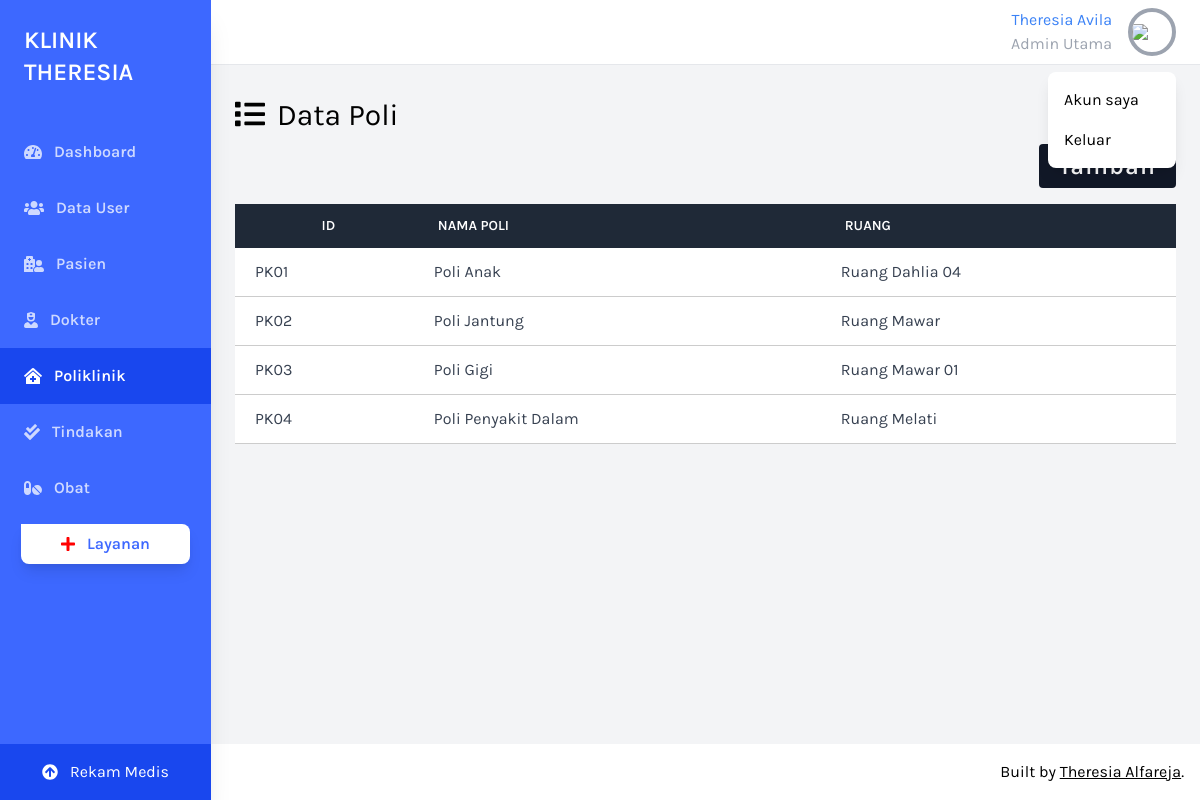
/data_poliklinik.php (signed in), run on the app's committed database.
### tables this page shows
CREATE TABLE `tb_user` (
  `id_user` int(10) NOT NULL,
  `username` varchar(30) NOT NULL,
  `nama_lengkap_user` varchar(30) NOT NULL,
  `level_user` enum('Admin Utama','Operator','Kasir','Apoteker') NOT NULL,
  `alamat_user` text NOT NULL,
  `nomor_telepon_user` varchar(13) NOT NULL,
  `password` varchar(30) NOT NULL,
  `tgl_daftar` timestamp NOT NULL DEFAULT current_timestamp() ON UPDATE current_timestamp()
);

CREATE TABLE `tb_poliklinik` (
  `id_poli` varchar(255) NOT NULL,
  `nama_poli` varchar(30) NOT NULL,
  `nama_ruang` varchar(40) NOT NULL
);

### data_poliklinik.php (the view, shortened to what this page needs)
<?php
require 'koneksi.php';
require 'cek_login.php';
?>
<!DOCTYPE html>
<html lang="en">
<head>
    <link href="https://unpkg.com/tailwindcss/dist/tailwind.min.css" rel="stylesheet">
</head>
<body class="bg-gray-100 font-family-karla flex">
    <aside class="relative bg-sidebar h-screen w-64 hidden sm:block shadow-xl">
        <div class="p-6">
            <a href="Dashboard.php" class=" mb-5 text-white text-2xl font-semibold uppercase hover:text-gray-300">Klinik Theresia</a>
        </div>
        <nav class="text-white text-base font-semibold pt-3">
            <a href="Dashboard.php" class="flex items-center text-white opacity-75 hover:opacity-100 py-4 pl-6 nav-item">
                <i class="fas fa-tachometer-alt mr-3"></i>
                Dashboard
            </a>
            <a href="data_user.php" class="flex items-center text-white opacity-75 hover:opacity-100 py-4 pl-6 nav-item">
                <i class="fas fa-users mr-3"></i>
                Data User
            </a>
            <a href="data_pasien.php" class="flex items-center text-white opacity-75 hover:opacity-100 py-4 pl-6 nav-item">
                <i class="fas fa-hospital-user mr-3"></i>
                Pasien
            </a>
            <a href="data_dokter.php" class="flex items-center text-white opacity-75 hover:opacity-100 py-4 pl-6 nav-item">
                <i class="fas fa-user-nurse mr-3"></i>
                Dokter
            </a>
            <a href="data_poliklinik.php" class="flex items-center active-nav-link text-white py-4 pl-6 nav-item">
                <i class="fas fa-clinic-medical mr-3"></i>
                Poliklinik
            </a>
            <a href="data_tindakan.php" class="flex items-center text-white opacity-75 hover:opacity-100 py-4 pl-6 nav-item">
                <i class="fas fa-check-double mr-3"></i>
                Tindakan
            </a>
            <a href="data_obat.php" class="flex items-center text-white opacity-75 hover:opacity-100 py-4 pl-6 nav-item">
                <i class="fas fa-pills mr-3"></i>
                Obat
            </a>
        </nav>
           <center>
            <a href="data_layanan.php" class="w-full bg-white cta-btn font-semibold py-2 mt-2 rounded-br-lg rounded-bl-lg rounded-tr-lg shadow-lg hover:shadow-xl hover:bg-gray-300 flex items-center justify-center" style="width: 80%;">
                <i class="fas fa-plus mr-3" style="color: red;"></i> Layanan
            </a>
        </center>
        <a href="rekam_medis.php" class="absolute w-full upgrade-btn bottom-0 active-nav-link text-white flex items-center justify-center py-4">
            <i class="fas fa-arrow-circle-up mr-3"></i>
            Rekam Medis
        </a>
    </aside>
    <div class="w-full flex flex-col h-screen overflow-y-hidden">
        <header class="w-full items-center bg-white py-2 px-6 hidden sm:flex">
            <div x-data="{ isOpen: false }" class="relative w-1/2 flex justify-end">
<div class="block">
   <?php
     if (@$_SESSION['ses_username_akun']) {
          $username_akun = $_SESSION['ses_username_akun'];
     }
       $query = mysqli_query($conn, "SELECT * FROM tb_user WHERE username = '$username_akun' ");
       $hasil = mysqli_fetch_array($query);
   ?>
                   <h2 class="text-blue-500 mr-4 text-right"><?php echo $hasil['nama_lengkap_user'] ?></h2>
                   <p class="text-gray-400 mr-4 text-right"><?php echo $hasil['level_user'] ?></p>
</div>
                <button @click="isOpen = !isOpen" class="realtive z-10 w-12 h-12 rounded-full overflow-hidden border-4 border-gray-400 hover:border-gray-300 focus:border-gray-300 focus:outline-none">
                    <img src="https://source.unsplash.com/uJ8LNVCBjFQ/400x400">
                </button>
                <button x-show="isOpen" @click="isOpen = false" class="h-full w-full fixed inset-0 cursor-default"></button>
                <div x-show="isOpen" class="absolute w-32 bg-white rounded-lg shadow-lg py-2 mt-16">
                    <a href="akun_pribadi.php" class="block px-4 py-2 account-link hover:text-white">Akun saya</a>
                    <a href="logout.php" class="block px-4 py-2 account-link hover:text-white">Keluar</a>
                </div>
            </div>
        </header>
        <div class="w-full h-screen overflow-x-hidden border-t flex flex-col">
            <main class="w-full flex-grow p-6">
<?php
include 'koneksi.php';
?>
<div class="w-full mt-2">
        <h1 class="text-3xl text-black pb-6" style="margin-bottom: -1%;">
              <i class="fas fa-list mr-3"></i>Data Poli
        </h1>
        <div class="text-right mb-5">
            <a href="tambah_poli.php" class="daftar px-5 py-2 text-white font-light tracking-wider bg-gray-900 rounded font-semibold" style="font-size: 3vh;">Tambah</a>
        </div>
                    <div class="bg-white overflow-auto">
                        <table class="min-w-full bg-white">
                            <thead class="bg-gray-800 text-white">
                                <tr>
                                    <th class="text-center text-left py-3 px-4 uppercase font-semibold text-sm">ID</th>
                                    <th class="text-left py-3 px-4 uppercase font-semibold text-sm">Nama Poli</th>
                                    <th class="text-left py-3 px-4 uppercase font-semibold text-sm">Ruang</th>
                                </tr>
                            </thead>
<?php
$query = mysqli_query($conn, "SELECT * FROM tb_poliklinik");
if(mysqli_num_rows($query) > 0)
{
while ($hasil = mysqli_fetch_array($query))
{
?>
<tbody class="text-gray-700">
<tr style="border-bottom: 1px solid #ccc;">
<td  class="px-5 py-3"><?php echo $hasil['id_poli'] ?></td>
<td  class="px-3 py-3"><?php echo $hasil['nama_poli'] ?></td>
<td  class="px-3 py-3"><?php echo $hasil['nama_ruang'] ?></td>
</tr>
</tbody>
<?php
}
}
else
{
echo <<< HTML
   <tr class="text-gray-500 dark:text-gray-500">
    <td colspan="3" align="center">Data kosong</td>
   </tr>
HTML;
}
?>
                        </table>
                    </div>
                </div>
            </main>
            <footer class="w-full bg-white text-right p-4">
                Built by <a target="_blank" href="https://github.com/theresia-alfareja" class="underline">Theresia Alfareja</a>.
            </footer>
        </div>
    </div>
</body>
</html>

### data_poliklinik.php (style rules this page uses)
.font-family-karla { font-family: karla; }
.bg-sidebar { background: #3d68ff; }
.cta-btn { color: #3d68ff; }
.upgrade-btn { background: #1947ee; }
.active-nav-link { background: #1947ee; }

### data on the page
tb_user: nama_lengkap_user "Theresia Avila", level_user "Admin Utama"
tb_poliklinik: id_poli "PK01", nama_poli "Poli Anak", nama_ruang "Ruang Dahlia 04"
tb_poliklinik: id_poli "PK02", nama_poli "Poli Jantung", nama_ruang "Ruang Mawar"
tb_poliklinik: id_poli "PK03", nama_poli "Poli Gigi", nama_ruang "Ruang Mawar 01"
tb_poliklinik: id_poli "PK04", nama_poli "Poli Penyakit Dalam", nama_ruang "Ruang Melati"
